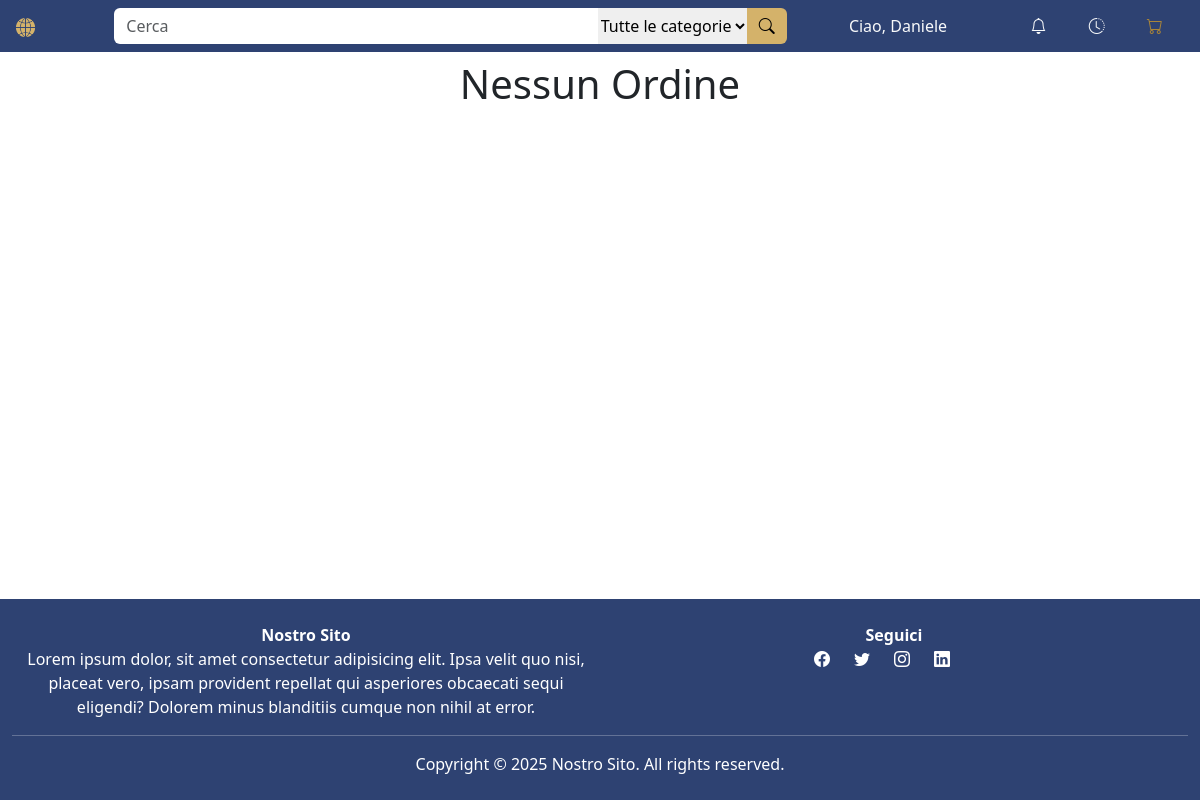
Before: /ordini.php (signed in) with the older database file.
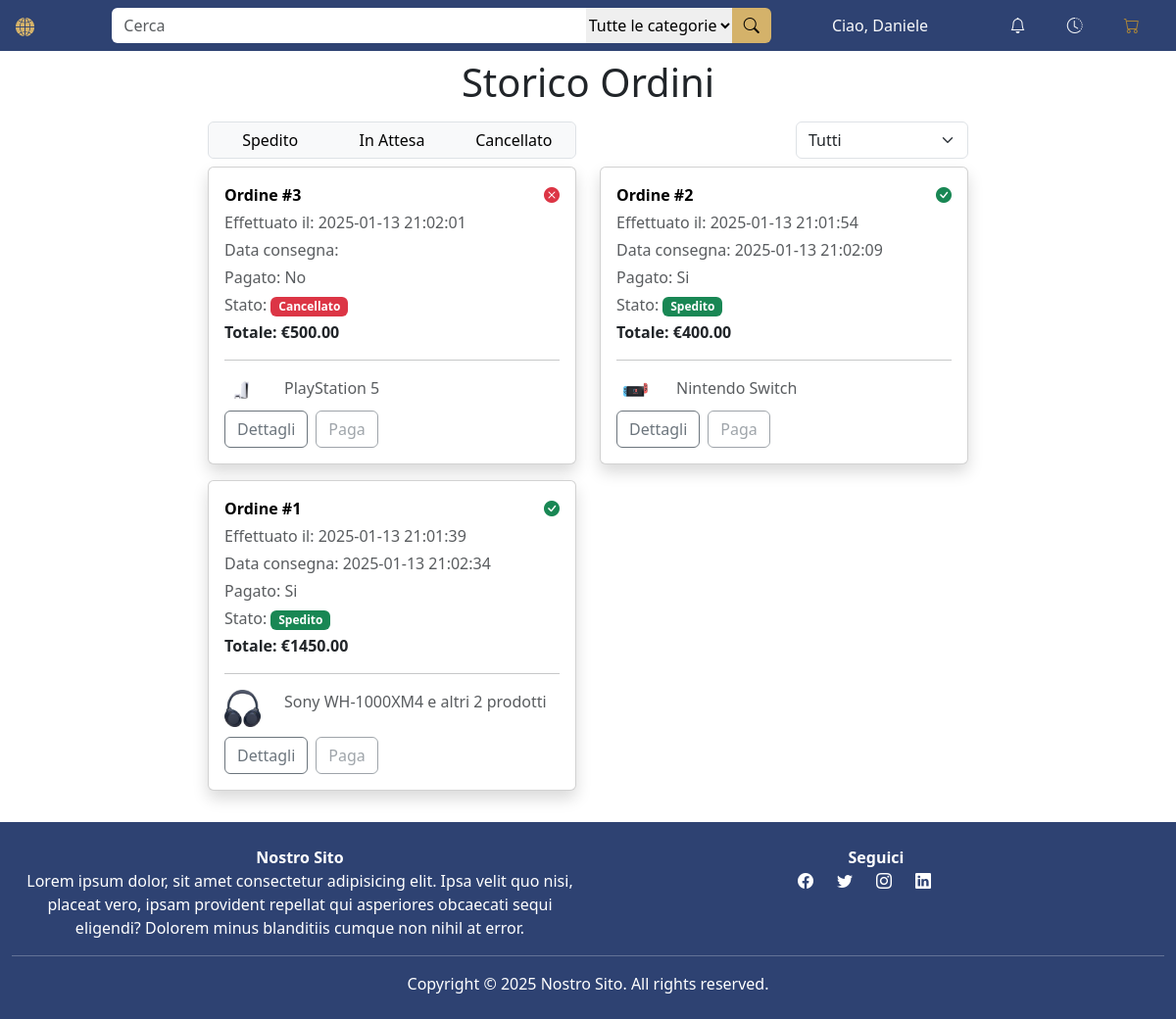
After: the same page with the newer database file.
### tables this page shows
create table DETTAGLIO_ORDINE (
     codOrdine int not null,
     codProdotto int not null,
     quantita int not null,
     constraint ID_DETTAGLIO_ORDINE_ID primary key (codProdotto, codOrdine));

create table ORDINE (
     codOrdine int not null auto_increment,
     dataOrdine datetime not null,
     dataConsegna datetime default null,
     statoOrdine varchar(20) not null,
     totale decimal(11,2) not null,
     pagato char not null,
     codUtente int not null,
     constraint ID_ORDINE_ID primary key (codOrdine));

create table PRODOTTO (
     codProdotto int not null auto_increment,
     nome varchar(30) not null,
     descrizione varchar(255) not null,
     quantitaResidua int not null,
     prezzo decimal(11, 2) not null,
     immagine varchar(50) not null,
     disabilitato char not null default false,
     codCategoria int not null,
     constraint ID_PRODOTTO_ID primary key (codProdotto));

### ordini.php (called while the page is built, shortened)
<?php
require_once("bootstrap.php");
$templateParams["titolo"] = "Ordini";
$templateParams["nome"] = "template-ordini.php";
$filterTime = !empty($_GET['filter-time']) && $_GET['filter-time'] !== "all" ? intval($_GET['filter-time']) : null;
$filter = !empty($_GET['filter']) ? $_GET['filter'] : null;
$userId = getCurrentUserId();
$templateParams["vuoto"] = empty($dbh->getFilteredOrders($userId));
$templateParams["ordini"] = $dbh->getFilteredOrders($userId, $filterTime, $filter);
if (!empty($templateParams["ordini"])) {
    foreach ($templateParams["ordini"] as $index => $ordine) {
        $prodotti = $dbh->getOrder($ordine["codOrdine"], getCurrentUserId());
        $prodottoPreview = $prodotti[0];
        $descrizioneOrdine = $prodottoPreview["nome"];
        if (count($prodotti) == 2) {
            $descrizioneOrdine .= " e un altro prodotto";
        } else if (count($prodotti) > 2) {
            $descrizioneOrdine .= " e altri " . (count($prodotti) - 1) . " prodotti";
        }
        $templateParams["ordini"][$index]["descrizioneOrdine"] = $descrizioneOrdine;
        $templateParams["ordini"][$index]["immaginePreview"] = $prodottoPreview["immagine"];
        $templateParams["ordini"][$index]["totProdotti"] = count($prodotti);
    }
    $templateParams["scripts"] = array("js/filter-orders.js");
}
require("template/base.php");

### db/database.php (called while the page is built, shortened)
<?php
class DatabaseHelper
{
    private $db;
    public function __construct()
    {
        $this->db = new mysqli("localhost", "root", "", "twdatabase", 3306);
    }
    private function parametrizedQuery($query, $types, &$var1, &...$vars)
    {
        $stmt = $this->db->prepare($query);
        $stmt->bind_param($types, $var1, ...$vars);
        $stmt->execute();
        return $stmt->get_result()->fetch_all(MYSQLI_ASSOC);
    }
    public function getOrder($orderId, $userId)
    {
        $query = 'SELECT *
                    FROM ORDINE O, DETTAGLIO_ORDINE D, PRODOTTO P
                    WHERE O.codOrdine = D.codOrdine AND P.codProdotto = D.codProdotto
                        AND O.codOrdine = ? AND O.codUtente = ?;';
        return $this->parametrizedQuery($query, "ii", $orderId, $userId);
    }
    public function getFilteredOrders($userId, $months = null, $orderState = null)
    {
        $query = "SELECT *
                    FROM ORDINE
                    WHERE codUtente = ? ";
        $params = array();
        $types = "i";
        $query .= " ORDER BY dataOrdine DESC";
        return $this->parametrizedQuery($query, $types, $userId, ...$params);
    }
}

### bootstrap.php (called while the page is built, shortened)
<?php
require_once("utils/functions.php");
require_once("db/database.php");
$dbh = new DatabaseHelper();

### template/template-ordini.php (the view, shortened to what this page needs)
<div class="row my-2 align-items-center justify-content-evenly">
    <header class="col-7 col-md-12 text-center order-1 mb-2">
        <h1><?php if ($templateParams["vuoto"]) {
            echo "Nessun Ordine</h1></header></div>";
            return;
        } ?>Storico Ordini</h1>
    </header>
    <div class="col-5 col-md-2 order-2 order-md-3 mb-2 mb-md-0">
        <form id="filter-time-form" method="GET" action="ordini.php">
            <select id="filter-time" name="filter-time" class="form-select">
                <option value="all">Tutti</option>
            </select>
        </form>
    </div>
    <div class="col-12 col-md-4 order-3 order-md-2">
        <div class="btn-group d-flex bg-light rounded border border-1" role="group">
            <button id="Shipped" value="Spedito" type="button"
                class="btn btn-light border border-0 w-100">Spedito</button>
            <button id="Pending" value="In Attesa" type="button" class="btn btn-light border border-0 w-100">In
                Attesa</button>
            <button id="Deleted" value="Cancellato" type="button"
                class="btn btn-light border border-0 w-100">Cancellato</button>
        </div>
    </div>
</div>
<div id="orders-container">
    <div class="row mb-3 align-items-center">
        <div class="col-12 col-md-8 mx-auto">
            <div class="row">
                <?php foreach ($templateParams["ordini"] as $ordine) { ?>
                    <div class="col-12 col-md-6 mb-3">
                        <div class="card shadow h-100">
                            <div class="card-body">
                                <div class="row align-items-center">
                                    <div class="col-12">
                                        <div class="row">
                                            <a href="ordine.php?orderId=<?php echo $ordine['codOrdine']; ?>"
                                                class="col-9 fw-bold link-custom mb-1">Ordine
                                                #<?php echo $ordine["codOrdine"]; ?></a>
                                            <span class="col-3 bi text-success text-end mb-1">
                                                <?php if ($ordine["statoOrdine"] === "Spedito") { ?>
                                                    <span class="bi bi-check-circle-fill text-success"></span>
                                                <?php } elseif ($ordine["statoOrdine"] === "In Spedizione") { ?>
                                                    <span class="bi bi-truck text-custom-gold"></span>
                                                <?php } elseif ($ordine["statoOrdine"] === "In Attesa") { ?>
                                                    <span class="bi bi-clock-history text-custom-gold"></span>
                                                <?php } elseif ($ordine["statoOrdine"] === "Cancellato") { ?>
                                                    <span class="bi bi-x-circle-fill text-danger"></span>
                                                <?php } ?>
                                            </span>
                                        </div>
                                        <p class="text-body-secondary mb-1">Effettuato il:
                                            <?php echo $ordine["dataOrdine"]; ?>
                                        </p>
                                        <p class="text-body-secondary mb-1">Data
                                            consegna<?php echo $ordine["statoOrdine"] === "In Spedizione" ? " prevista" : "" ?>:
                                            <?php echo $ordine["dataConsegna"]; ?>
                                        </p>
                                        <p class="text-body-secondary mb-1">Pagato:
                                            <?php echo $ordine["pagato"] ? "Si" : "No"; ?>
                                        </p>
                                        <p class="text-body-secondary mb-1">Stato: <span class="badge <?php if ($ordine['statoOrdine'] === 'Spedito') {
                                            echo 'bg-success';
                                        } else if ($ordine['statoOrdine'] === 'In Spedizione' || $ordine['statoOrdine'] === 'In Attesa') {
                                            echo 'bg-custom-lgold';
                                        } else {
                                            echo 'bg-danger';
                                        } ?>"><?php echo $ordine["statoOrdine"] ?></span></p>
                                        <p class="fw-bold mb-0">Totale: €<?php echo $ordine["totale"]; ?></p>
                                    </div>
                                </div>
                                <hr />
                                <div class="row d-flex mt-3 mb-5">
                                    <div class="col-3 col-md-2">
                                        <a href="ordine.php?orderId=<?php echo $ordine['codOrdine']; ?>"><img
                                                alt="preview-image"
                                                src="<?php echo UPLOAD_DIR . $ordine['immaginePreview']; ?>"
                                                class="img-fluid me-2" /></a>
                                    </div>
                                    <div class="col-9 col-md-10">
                                        <p class="text-body-secondary mb-0">
                                            <?php echo $ordine["descrizioneOrdine"] ?>
                                        </p>
                                    </div>
                                </div>
                                    <div class="mb-3 ms-3 d-flex gap-2 position-absolute bottom-0 start-0">
                                        <a href="ordine.php?orderId=<?php echo $ordine['codOrdine']; ?>"
                                            class="btn btn-outline-secondary">Dettagli</a>
                                        <a href="pagamento.php?orderId=<?php echo $ordine['codOrdine']; ?>"
                                            class="btn btn-outline-secondary <?php echo $ordine['statoOrdine'] != 'In Attesa' ? 'disabled' : ''; ?>">Paga</a>
                                    </div>
                            </div>
                        </div>
                    </div>
                <?php } ?>
            </div>
        </div>
    </div>
</div>

### template/base.php (shortened to what this page needs)
<!DOCTYPE html>
<html lang="it">
<head>
    <link href="https://cdn.jsdelivr.net/npm/bootstrap@5.3.3/dist/css/bootstrap.min.css" rel="stylesheet"
 />
    <link rel="stylesheet" href="https://cdn.jsdelivr.net/npm/bootstrap-icons@1.11.3/font/bootstrap-icons.css" />
    <link rel="stylesheet" href="./css/style.css" />
</head>
<body class="bg-white d-flex flex-column min-vh-100">
    <?php
    $selectedCategoryName = 'Tutte le categorie';
    ?>
    <header class="container-fluid px-0 py-2 overflow-hidden bg-custom-blue">
        <div class="row align-items-center justify-content-between mx-1">
            <div class="col-3 col-md-2 col-lg-1 order-1">
                <a href="<?php checkFile('search.php'); ?>"><img src="<?php echo UPLOAD_DIR; ?>logo.jpg"
                        class="img-fluid w-25" alt="Logo" /></a>
            </div>
            <div class="col-12 col-md-6 col-lg-7 mt-2 mt-md-0 order-4 order-md-2">
                <form method="get" action="search.php" id="searchForm" autocomplete="off">
                    <div class="input-group">
                        <input name="searchBar" id="searchBar" type="search"
                            class="form-control rounded-start border border-0" placeholder="Cerca"
                            list="list-suggestion" />
                        <select id="categoryBar" name="codCategoria"
                            class="form-select-md border border-0 d-none d-md-block">
                            <option value="" disabled selected class="d-none"><?php echo $selectedCategoryName; ?>
                            </option>
                        </select>
                        <button type="submit" class="btn btn-custom-lgold rounded-end">
                            <span class="bi bi-search"></span>
                        </button>
                    </div>
                </form>
            </div>
            <div class="col-5 col-md-2 text-center order-2 order-md-3">
                <a href="<?php checkFile('sign-in.php'); ?>" title="accedi"
                    class="link-light link-opacity-50-hover text-decoration-none">Ciao,
                    <?php echo isLoggedIn() ? getCurrentUserName() : "Accedi" ?></a>
            </div>
            <div class="col-4 col-md-2 d-flex align-items-center order-3 order-md-4 justify-content-center">
                <div class="w-100 d-flex justify-content-around">
                    <a href="<?php checkFile('notifiche.php'); ?>" title="notifica"
                        class="link-light link-opacity-50-hover text-decoration-none"><span class="bi bi-bell"></span>
                        <?php if (isLoggedIn() && $dbh->hasUnreadNotification(getCurrentUserId())) { ?>
                            <span
                                class="position-absolute translate-middle badge bg-danger border border-light rounded-circle px-1 mt-1"><span
                                    class="visually-hidden">unread messages</span></span><?php } ?></a>
                    <a href="<?php checkFile('ordini.php'); ?>" title="ordini"
                        class="link-light link-opacity-50-hover"><span class="bi bi-clock-history"></span></a>
                    <a href="<?php checkFile('carrello.php'); ?>" title="carrello" class="text-custom-gold"><span
                            class="bi bi-cart"></span></a>
                </div>
            </div>
        </div>
    </header>
    <main class="container-fluid flex-grow-1">
        <?php
        if (isset($templateParams["nome"])) {
            require($templateParams["nome"]);
        }
        ?>
    </main>
    <footer class="text-center text-white bg-custom-blue">
        <div class="container-fluid justify-content-center p-4">
            <div class="row">
                <div class="col-12 col-md-6 mb-4 mb-md-0">
                    <strong>Nostro Sito</strong>
                    <p>
                        Lorem ipsum dolor, sit amet consectetur adipisicing elit. Ipsa velit quo nisi, placeat vero,
                        ipsam provident repellat qui asperiores obcaecati sequi eligendi? Dolorem minus blanditiis
                        cumque non nihil at error.
                    </p>
                </div>
                <div class="col-12 col-md-6 mb-4 mb-md-0">
                    <strong>Seguici</strong>
                    <br />
                    <div class="">
                        <a href="#" class="text-white me-4"><span class="bi bi-facebook"></span></a><a href="#"
                            class="text-white me-4"><span class="bi bi-twitter"></span></a><a href="#"
                            class="text-white me-4"><span class="bi bi-instagram"></span></a><a href="#"
                            class="text-white me-4"><span class="bi bi-linkedin"></span></a>
                    </div>
                </div>
                <hr />
                <div class="text-center">
                    Copyright © <?php echo date("Y"); ?> Nostro Sito. All rights reserved.
                </div>
            </div>
        </div>
    </footer>
</body>
</html>

### utils/functions.php (shortened to what this page needs)
<?php
function checkFile($pagename)
{
    $href = file_exists($pagename) ? $pagename : "#";
    echo $href;
}
function isLoggedIn()
{
    return !empty($_SESSION["userId"]);
}
function getCurrentUserId()
{
    return $_SESSION["userId"];
}
function getCurrentUserName()
{
    return htmlspecialchars($_SESSION["name"]);
}

### css/style.css (style rules this page uses)
.link-custom { color: black; text-decoration: none; }
.text-custom-gold { color: #AA8539; }
.bg-custom-blue { background-color: #2E4272; }
.btn.btn-custom-lgold { background-color: #D4B26A; color: #000; border: none; }

Changed rows visible on the page:
added dettaglio_ordine: codOrdine "3", codOrdine.dataOrdine "2025-01-13 21:02:01", shows "No", codOrdine.statoOrdine "Cancellato", codOrdine.totale "500.00", codProdotto.immagine (picture), codProdotto.nome "PlayStation 5"
added dettaglio_ordine: codOrdine "2", codOrdine.dataOrdine "2025-01-13 21:01:54", codOrdine.dataConsegna "2025-01-13 21:02:09", shows "Si", codOrdine.statoOrdine "Spedito", codOrdine.totale "400.00", codProdotto.immagine (picture), codProdotto.nome "Nintendo Switch"
added dettaglio_ordine: codOrdine "1", codOrdine.dataOrdine "2025-01-13 21:01:39", codOrdine.dataConsegna "2025-01-13 21:02:34", shows "Si", codOrdine.statoOrdine "Spedito", codOrdine.totale "1450.00", codProdotto.immagine (picture), descrizioneOrdine "Sony WH-1000XM4 e altri 2 prodotti"
Other visible differences:
form field filter-time: (not shown) → "Tutti"
text no longer shown: "Nessun Ordine"
text now shown: "Storico Ordini Spedito In Attesa Cancellato"
